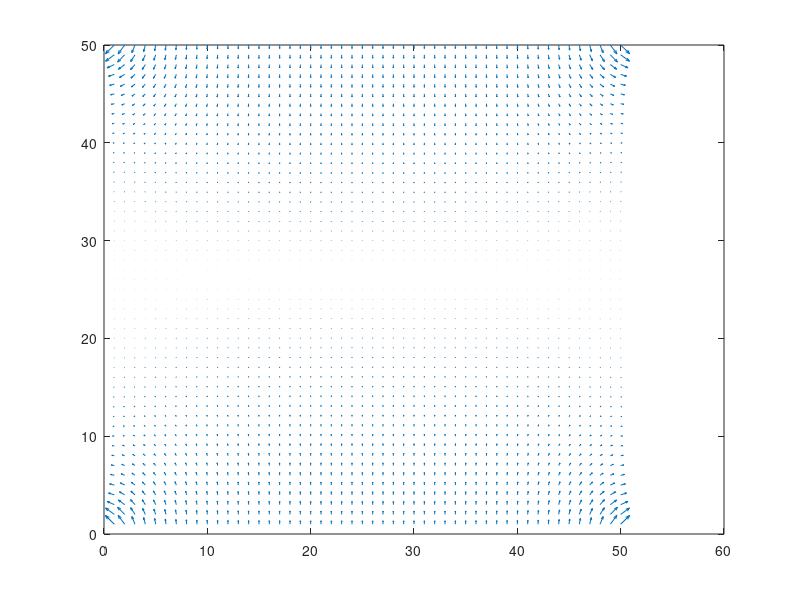

MATLAB code to generate this figure:
region_size = 50;

BCleft = 1;
BCright = 1;
BCtop = 0;
BCbot = 0;

iterations = 100;

potential = zeros(region_size, region_size);

[X, Y] = meshgrid(1:1:region_size, 1:1:region_size);

figure;

for it = 1:iterations

for i = 1:region_size
    
    for j = 1:region_size
        
        if (i == 1 && j ~= 1 && j ~= region_size)
            
           potential(i, j) = (potential(i + 1, j) + potential(i, j - 1) + potential(i, j + 1) + BCleft)/4;
        
        elseif (i == 1 && j == 1)
            
           potential(i, j) = (potential(i + 1, j) + potential(i, j + 1) + BCleft + BCtop)/4;
           
        elseif (i == 1 && j == region_size)
            
           potential(i, j) = (potential(i + 1, j) + potential(i, j - 1) + BCleft + BCbot)/4; 
           
        elseif(i == region_size && j ~= 1 && j ~= region_size)
            
           potential(i, j) = (potential(i - 1, j) + potential(i, j - 1) + potential(i, j + 1) + BCright)/4;
           
        elseif(i == region_size && j == 1)
            
           potential(i, j) = (potential(i - 1, j) + potential(i, j + 1) + BCright + BCtop)/4;
           
        elseif(i == region_size && j == region_size)
            
           potential(i, j) = (potential(i - 1, j) + potential(i, j - 1) + BCright + BCbot)/4;
           
        elseif(j == 1 && i ~= 1 && i ~= region_size)
            
           potential(i, j) = (potential(i + 1, j) + potential(i - 1, j) + potential(i, j + 1) + BCtop)/4;
           
        elseif(j == region_size && i ~= 1 && i ~= region_size)
            
           potential(i, j) = (potential(i + 1, j) + potential(i - 1, j) + potential(i, j - 1) + BCbot)/4;
           
        else
            
           potential(i, j) = (potential(i + 1, j) + potential(i - 1, j) + potential(i, j - 1) + potential(i, j + 1))/4;
            
        end
        
    end
    
end

surf(potential);
pause(0.001);

end

[dx, dy] = gradient(potential);
quiver(X, Y, -dx, -dy);




